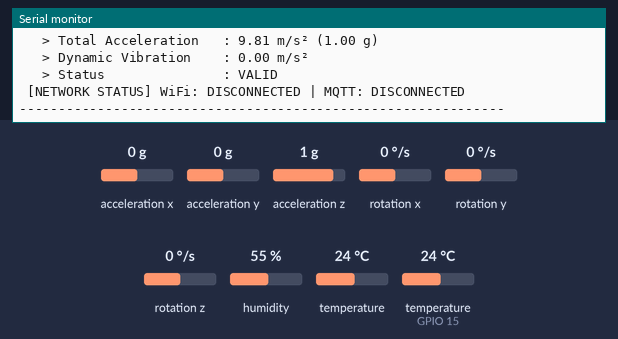
Recording of a program running on a simulated ESP32. Shown: the last lines printed to the serial monitor. Inputs (shaded band) come from the test bench; at power-on: acceleration x 0 g, acceleration z 1 g, humidity 55 %, temperature (sensor on GPIO 15) 24 °C, acceleration y 0 g, rotation x 0 °/s, rotation y 0 °/s, rotation z 0 °/s, temperature 24 °C. WiFi joins after 1.5 s; servers stay silent unless stated; no MQTT or app messages arrive unless stated.

Above: at 1.2 s.
1.3 s: acceleration x set to -1.4 g
At 2.4 s:
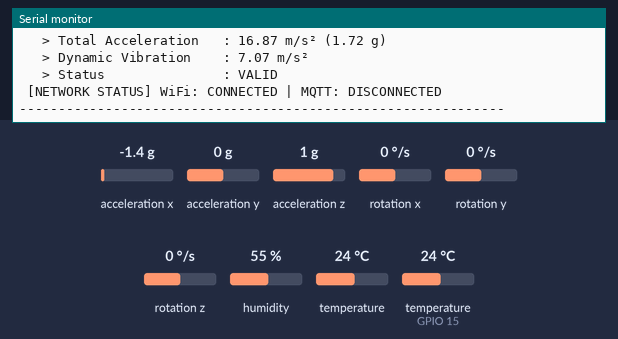
3.5 s: acceleration z set to 0 g
At 6.4 s:
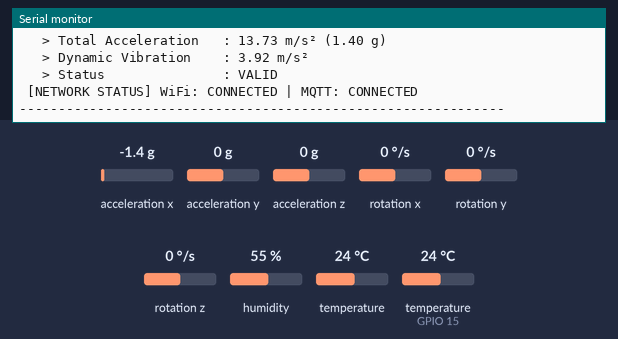
6.5 s: humidity set to 22 %
8.0 s: temperature (sensor on GPIO 15) set to 12 °C
9.5 s: acceleration y set to -1.4 g
11.0 s: humidity set to 40 %
Timing chart, 0 to 13.5 s (numbered marks = the images above; inputs shaded):
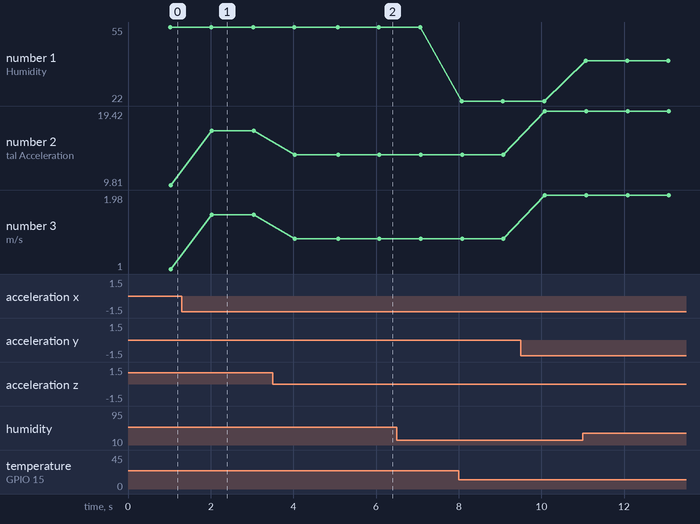

Measured:
- after the input at 1.3 s, the serial monitor: prints a new line after 0.70 s (image 1)
- after the input at 3.5 s, the serial monitor: prints a new line after 0.50 s (image 2)
- plotted number 1: 22 → 40 after the input at 11.0 s
- plotted number 2: 9.81 → 16.87 after the input at 1.3 s, 16.87 → 13.73 after the input at 3.5 s, 13.73 → 19.42 after the input at 9.5 s
- plotted number 3: 1 → 1.72 after the input at 1.3 s, 1.72 → 1.4 after the input at 3.5 s, 1.4 → 1.98 after the input at 9.5 s

The program:

main.cpp
```cpp
/**
 * @file main.cpp
 * @brief Industrial Predictive Maintenance ESP32 Firmware
 *
 * Hardware:
 *   - ESP32 DevKit V1
 *   - DHT22 (DATA -> GPIO 15)
 *   - MPU6050 (SDA -> GPIO 21, SCL -> GPIO 22)
 *
 * Phase 3 Implementation:
 *   - Non-blocking sensor sampling (1000 ms)
 *   - Non-blocking MQTT publishing (2000 ms)
 *   - Dynamic condition evaluation: NORMAL / WARNING / CRITICAL
 *   - Structured JSON telemetry streaming via HiveMQ broker
 */

#include <Arduino.h>
#include <ArduinoJson.h>
#include "config.h"
#include "dht_sensor.h"
#include "mpu6050_sensor.h"
#include "mqtt_client.h"

// Instantiate peripheral managers
static DHTSensorManager dhtManager(DHT_PIN, DHT_TYPE);
static MPU6050SensorManager mpuManager;
static MQTTNetworkManager mqttManager;

// Independent timer timestamps
static unsigned long lastSensorReadTime = 0;
static unsigned long lastMqttPublishTime = 0;
static uint32_t sampleCounter = 0;

// Cached telemetry from 1000 ms sensor reads
static DHTData latestDHT;
static VibrationData latestVib;
static const char* latestCondition = "NORMAL";

/**
 * @brief Evaluates machine condition with strict priority:
 *        1. CRITICAL: Vibration >= 5.0 m/s² OR Temperature >= 60°C
 *        2. WARNING:  Vibration [2.5, 5.0) m/s² OR Temperature [45, 60)°C
 *        3. NORMAL:   Vibration < 2.5 m/s² AND Temperature < 45°C
 */
const char* evaluateMachineCondition(float vibrationMag, float temperature) {
    if (vibrationMag >= VIBRATION_THRESHOLD_CRIT || temperature >= TEMP_THRESHOLD_CRIT) {
        return "CRITICAL";
    }
    if ((vibrationMag >= VIBRATION_THRESHOLD_WARN && vibrationMag < VIBRATION_THRESHOLD_CRIT) ||
        (temperature >= TEMP_THRESHOLD_WARN && temperature < TEMP_THRESHOLD_CRIT)) {
        return "WARNING";
    }
    return "NORMAL";
}

void printBanner() {
    Serial.println();
    Serial.println(F("=============================================================="));
    Serial.println(F("   IoT INDUSTRIAL PREDICTIVE MAINTENANCE SYSTEM (ESP32)       "));
    Serial.println(F("   Condition Monitoring & Real-time MQTT Telemetry Stream     "));
    Serial.println(F("=============================================================="));
}

void displayTelemetry(uint32_t sampleId, const DHTData& dht, const VibrationData& vib, const char* condition) {
    Serial.println(F("--------------------------------------------------------------"));
    Serial.printf(" [SAMPLE #%lu] Uptime: %lu ms | Machine Condition: [%s]\n", sampleId, millis(), condition);
    Serial.println(F("--------------------------------------------------------------"));

    // Thermal Condition
    Serial.println(F(" [ENVIRONMENTAL CONDITION - DHT22]"));
    if (dht.isValid) {
        Serial.printf("   > Temperature : %.2f °C\n", dht.temperature);
        Serial.printf("   > Humidity    : %.2f %%\n", dht.humidity);
        Serial.println(F("   > Status      : VALID"));
    } else {
        Serial.printf("   > Status      : %s\n", dht.statusMessage.c_str());
    }

    // Mechanical Vibration Telemetry
    Serial.println(F(" [MECHANICAL VIBRATION - MPU6050]"));
    if (vib.isValid) {
        Serial.printf("   > Acceleration (X,Y,Z) : [%.2f, %.2f, %.2f] m/s²\n", vib.ax, vib.ay, vib.az);
        Serial.printf("   > Total Acceleration   : %.2f m/s² (%.2f g)\n", vib.totalAcceleration, vib.totalAcceleration / STANDARD_GRAVITY);
        Serial.printf("   > Dynamic Vibration    : %.2f m/s²\n", vib.dynamicVibration);
        Serial.printf("   > Status               : VALID\n");
    } else {
        Serial.printf("   > Status               : %s\n", vib.statusMessage.c_str());
    }

    // Network State
    Serial.printf(" [NETWORK STATUS] WiFi: %s | MQTT: %s\n",
                  (WiFi.status() == WL_CONNECTED) ? "CONNECTED" : "DISCONNECTED",
                  mqttManager.isConnected() ? "CONNECTED" : "DISCONNECTED");

    Serial.println(F("--------------------------------------------------------------\n"));
}

void publishTelemetryJSON(const DHTData& dht, const VibrationData& vib, const char* condition) {
    if (!mqttManager.isConnected()) {
        return;
    }

    JsonDocument doc;
    doc["device_id"] = mqttManager.getDeviceId();
    doc["timestamp_ms"] = millis();

    JsonObject telemetry = doc["telemetry"].to<JsonObject>();

    // Assign DHT22 readings as native float values or null if invalid
    if (dht.isValid) {
        telemetry["temperature"] = dht.temperature;
        telemetry["humidity"] = dht.humidity;
    } else {
        telemetry["temperature"] = nullptr;
        telemetry["humidity"] = nullptr;
    }

    // Assign MPU6050 readings as native float values or null if invalid
    if (vib.isValid) {
        telemetry["accel_x"] = vib.ax;
        telemetry["accel_y"] = vib.ay;
        telemetry["accel_z"] = vib.az;
        telemetry["total_accel"] = vib.totalAcceleration;
        telemetry["vibration_mag"] = vib.dynamicVibration;
    } else {
        telemetry["accel_x"] = nullptr;
        telemetry["accel_y"] = nullptr;
        telemetry["accel_z"] = nullptr;
        telemetry["total_accel"] = nullptr;
        telemetry["vibration_mag"] = nullptr;
    }

    doc["condition"] = condition;

    char jsonBuffer[512];
    serializeJson(doc, jsonBuffer, sizeof(jsonBuffer));

    if (mqttManager.publishTelemetry(jsonBuffer)) {
        Serial.printf("[MQTT PUB] Published JSON (%u bytes) to topic: %s\n",
                      (unsigned int)strlen(jsonBuffer), mqttManager.getTelemetryTopic().c_str());
    } else {
        Serial.println(F("[MQTT PUB] Publish failed!"));
    }
}

void setup() {
    Serial.begin(SERIAL_BAUD_RATE);
    while (!Serial && millis() < 2500) {}

    printBanner();
    Serial.println(F("[SYSTEM] Initializing sensor hardware & network interfaces..."));

    // 1. Initialize DHT22
    Serial.print(F("[INIT] DHT22 Sensor (GPIO "));
    Serial.print(DHT_PIN);
    Serial.print(F(")... "));
    if (dhtManager.begin()) {
        Serial.println(F("SUCCESS"));
    } else {
        Serial.println(F("FAILED (Will retry during acquisition)"));
    }

    // 2. Initialize MPU6050
    Serial.print(F("[INIT] MPU6050 Sensor (I2C SDA:"));
    Serial.print(I2C_SDA_PIN);
    Serial.print(F(", SCL:"));
    Serial.print(I2C_SCL_PIN);
    Serial.print(F(")... "));
    if (mpuManager.begin(I2C_SDA_PIN, I2C_SCL_PIN)) {
        Serial.println(F("SUCCESS"));
    } else {
        Serial.println(F("FAILED"));
    }

    // 3. Initialize WiFi & MQTT Manager
    mqttManager.begin();

    Serial.println(F("[SYSTEM] Initialization complete. Starting non-blocking tasks...\n"));
}

void loop() {
    unsigned long currentMillis = millis();

    // 1. Background Network Service Routine (WiFi & MQTT Non-blocking check)
    mqttManager.update();

    // 2. Sensor Sampling Timer (Every 1000 ms)
    if (currentMillis - lastSensorReadTime >= SENSOR_READ_INTERVAL_MS) {
        lastSensorReadTime = currentMillis;
        sampleCounter++;

        latestDHT = dhtManager.read();
        latestVib = mpuManager.read();

        // Evaluate machine condition based on latest sensor data
        float tempVal = latestDHT.isValid ? latestDHT.temperature : 0.0f;
        float vibVal  = latestVib.isValid ? latestVib.dynamicVibration : 0.0f;
        latestCondition = evaluateMachineCondition(vibVal, tempVal);

        // Display locally on Serial Monitor
        displayTelemetry(sampleCounter, latestDHT, latestVib, latestCondition);
    }

    // 3. MQTT Publishing Timer (Every 2000 ms)
    if (currentMillis - lastMqttPublishTime >= MQTT_PUBLISH_INTERVAL_MS) {
        lastMqttPublishTime = currentMillis;

        // Stream JSON packet to MQTT broker
        publishTelemetryJSON(latestDHT, latestVib, latestCondition);
    }
}
```

dht_sensor.h
```cpp
#ifndef DHT_SENSOR_H
#define DHT_SENSOR_H

#include <Arduino.h>
#include <DHT.h>

struct DHTData {
    float temperature;    // Temperature in Celsius (°C)
    float humidity;       // Relative Humidity in Percentage (%)
    bool isValid;         // Sensor reading validity flag
    String statusMessage; // Diagnostic message
};

class DHTSensorManager {
public:
    DHTSensorManager(uint8_t pin, uint8_t type);
    bool begin();
    DHTData read();

private:
    uint8_t _pin;
    uint8_t _type;
    DHT _dht;
    bool _isInitialized;
};

#endif // DHT_SENSOR_H
```

mpu6050_sensor.h
```cpp
#ifndef MPU6050_SENSOR_H
#define MPU6050_SENSOR_H

#include <Arduino.h>
#include <Wire.h>
#include <Adafruit_MPU6050.h>
#include <Adafruit_Sensor.h>

struct VibrationData {
    // Linear acceleration (m/s^2)
    float ax;
    float ay;
    float az;

    // Angular velocity (rad/s)
    float gx;
    float gy;
    float gz;

    // Derived vibration indicators
    float totalAcceleration;      // Magnitude: sqrt(ax^2 + ay^2 + az^2)
    float dynamicVibration;       // Net dynamic vibration: |totalAccel - 9.81|
    float rmsVibration;           // Modular hook for RMS aggregation

    bool isValid;
    String statusMessage;
};

class MPU6050SensorManager {
public:
    MPU6050SensorManager();
    bool begin(uint8_t sdaPin, uint8_t sclPin);
    VibrationData read();

    // Modular vibration calculation functions
    float calculateTotalAcceleration(float ax, float ay, float az);
    float calculateDynamicVibration(float totalAccel);
    float calculateRMS(const float* samples, size_t sampleCount);

private:
    Adafruit_MPU6050 _mpu;
    bool _isInitialized;
};

#endif // MPU6050_SENSOR_H
```

mqtt_client.h
```cpp
#ifndef MQTT_CLIENT_H
#define MQTT_CLIENT_H

#include <Arduino.h>
#include <WiFi.h>
#include <PubSubClient.h>

class MQTTNetworkManager {
public:
    MQTTNetworkManager();
    void begin();
    void update(); // Non-blocking service loop (checks WiFi & MQTT)

    bool isConnected();
    bool publishTelemetry(const char* jsonPayload);
    bool publishStatus(const char* status);

    String getDeviceId() const;
    String getTelemetryTopic() const;
    String getStatusTopic() const;
    String getClientId() const;

private:
    WiFiClient _wifiClient;
    PubSubClient _mqttClient;

    String _deviceId;
    String _clientId;
    String _telemetryTopic;
    String _statusTopic;

    unsigned long _lastReconnectAttempt;
    unsigned long _lastWiFiCheck;

    void initializeUniqueIdentifiers();
    void checkWiFiConnection();
    void attemptMQTTReconnect();
};

#endif // MQTT_CLIENT_H
```

dht_sensor.cpp
```cpp
#include "dht_sensor.h"

DHTSensorManager::DHTSensorManager(uint8_t pin, uint8_t type)
    : _pin(pin), _type(type), _dht(pin, type), _isInitialized(false) {}

bool DHTSensorManager::begin() {
    _dht.begin();
    // Allow sensor to stabilize
    float testT = _dht.readTemperature();
    float testH = _dht.readHumidity();

    // Initial validation check
    if (isnan(testT) && isnan(testH)) {
        _isInitialized = false;
        return false;
    }

    _isInitialized = true;
    return true;
}

DHTData DHTSensorManager::read() {
    DHTData data;
    data.temperature = _dht.readTemperature();
    data.humidity = _dht.readHumidity();

    if (isnan(data.temperature) || isnan(data.humidity)) {
        data.isValid = false;
        data.statusMessage = "ERROR: Failed to read from DHT22 sensor!";
    } else if (data.temperature < -40.0f || data.temperature > 80.0f ||
               data.humidity < 0.0f || data.humidity > 100.0f) {
        data.isValid = false;
        data.statusMessage = "WARNING: DHT22 values out of operational bounds!";
    } else {
        data.isValid = true;
        data.statusMessage = "OK";
    }

    return data;
}
```

mpu6050_sensor.cpp
```cpp
#include "mpu6050_sensor.h"
#include "config.h"
#include <math.h>

MPU6050SensorManager::MPU6050SensorManager()
    : _isInitialized(false) {}

bool MPU6050SensorManager::begin(uint8_t sdaPin, uint8_t sclPin) {
    Wire.begin(sdaPin, sclPin);

    if (!_mpu.begin(MPU6050_I2C_ADDR, &Wire)) {
        _isInitialized = false;
        return false;
    }

    // Configure sensor parameters for industrial vibration monitoring
    _mpu.setAccelerometerRange(MPU6050_RANGE_8_G);   // Up to +/- 8g
    _mpu.setGyroRange(MPU6050_RANGE_500_DEG);        // Up to +/- 500 deg/s
    _mpu.setFilterBandwidth(MPU6050_BAND_21_HZ);     // DLPF to suppress high-frequency noise

    _isInitialized = true;
    return true;
}

float MPU6050SensorManager::calculateTotalAcceleration(float ax, float ay, float az) {
    return sqrtf((ax * ax) + (ay * ay) + (az * az));
}

float MPU6050SensorManager::calculateDynamicVibration(float totalAccel) {
    float netDiff = fabsf(totalAccel - STANDARD_GRAVITY);
    return netDiff;
}

float MPU6050SensorManager::calculateRMS(const float* samples, size_t sampleCount) {
    if (samples == nullptr || sampleCount == 0) {
        return 0.0f;
    }

    float sumSquares = 0.0f;
    for (size_t i = 0; i < sampleCount; ++i) {
        sumSquares += (samples[i] * samples[i]);
    }
    return sqrtf(sumSquares / static_cast<float>(sampleCount));
}

VibrationData MPU6050SensorManager::read() {
    VibrationData data;
    memset(&data, 0, sizeof(VibrationData));

    if (!_isInitialized) {
        data.isValid = false;
        data.statusMessage = "ERROR: MPU6050 not initialized!";
        return data;
    }

    sensors_event_t a, g, temp;
    if (!_mpu.getEvent(&a, &g, &temp)) {
        data.isValid = false;
        data.statusMessage = "ERROR: Failed to acquire MPU6050 sensor events!";
        return data;
    }

    data.ax = a.acceleration.x;
    data.ay = a.acceleration.y;
    data.az = a.acceleration.z;

    data.gx = g.gyro.x;
    data.gy = g.gyro.y;
    data.gz = g.gyro.z;

    // Derived vibration metrics
    data.totalAcceleration = calculateTotalAcceleration(data.ax, data.ay, data.az);
    data.dynamicVibration  = calculateDynamicVibration(data.totalAcceleration);

    // Baseline single-sample RMS placeholder (will process sample window in future phase)
    data.rmsVibration = data.dynamicVibration;

    data.isValid = true;
    data.statusMessage = "OK";

    return data;
}
```

mqtt_client.cpp
```cpp
#include "mqtt_client.h"
#include "config.h"

MQTTNetworkManager::MQTTNetworkManager()
    : _mqttClient(_wifiClient),
      _lastReconnectAttempt(0),
      _lastWiFiCheck(0) {}

void MQTTNetworkManager::initializeUniqueIdentifiers() {
    // Generate unique 6-character hex suffix from lower 24 bits of MAC address
    uint64_t mac = ESP.getEfuseMac();
    char suffix[7];
    snprintf(suffix, sizeof(suffix), "%06llx", (unsigned long long)(mac & 0xFFFFFF));

    _deviceId = String(MQTT_BASE_DEVICE_NAME) + "_" + String(suffix);
    _clientId = "ESP32_PM_" + String(suffix);
    _telemetryTopic = String(MQTT_TOPIC_PREFIX) + "/" + _deviceId + "/telemetry";
    _statusTopic    = String(MQTT_TOPIC_PREFIX) + "/" + _deviceId + "/status";
}

void MQTTNetworkManager::begin() {
    initializeUniqueIdentifiers();

    Serial.println(F("[NETWORK] Initializing WiFi & MQTT Stack..."));
    Serial.printf("  > Device ID       : %s\n", _deviceId.c_str());
    Serial.printf("  > MQTT Client ID  : %s\n", _clientId.c_str());
    Serial.printf("  > Telemetry Topic : %s\n", _telemetryTopic.c_str());
    Serial.printf("  > Status Topic    : %s\n", _statusTopic.c_str());

    // Configure MQTT client parameters
    _mqttClient.setServer(MQTT_BROKER, MQTT_PORT);
    _mqttClient.setBufferSize(MQTT_BUFFER_SIZE); // 512 bytes for full JSON payload

    // Connect to WiFi non-blockingly
    WiFi.mode(WIFI_STA);
    WiFi.begin(WIFI_SSID, WIFI_PASSWORD);
    Serial.printf("[WIFI] Connecting to SSID: %s...\n", WIFI_SSID);
}

void MQTTNetworkManager::checkWiFiConnection() {
    if (WiFi.status() != WL_CONNECTED) {
        unsigned long currentMillis = millis();
        if (currentMillis - _lastWiFiCheck >= 5000) {
            _lastWiFiCheck = currentMillis;
            Serial.println(F("[WIFI] WiFi disconnected. Attempting non-blocking reconnect..."));
            WiFi.disconnect();
            WiFi.begin(WIFI_SSID, WIFI_PASSWORD);
        }
    }
}

void MQTTNetworkManager::attemptMQTTReconnect() {
    unsigned long currentMillis = millis();
    if (currentMillis - _lastReconnectAttempt < MQTT_RECONNECT_INTERVAL_MS) {
        return; // Guard non-blocking timer
    }
    _lastReconnectAttempt = currentMillis;

    Serial.printf("[MQTT] Connecting to %s:%d... ", MQTT_BROKER, MQTT_PORT);

    // LWT Payload configured to retain "offline" on unexpected disconnect
    const char* willTopic = _statusTopic.c_str();
    const char* willMessage = "{\"status\":\"offline\"}";
    uint8_t willQos = 1;
    bool willRetain = true;

    if (_mqttClient.connect(_clientId.c_str(), willTopic, willQos, willRetain, willMessage)) {
        Serial.println(F("CONNECTED!"));
        // Publish online lifecycle event (retained)
        _mqttClient.publish(_statusTopic.c_str(), "{\"status\":\"online\"}", true);
    } else {
        Serial.printf("FAILED (rc=%d). Will retry in %d ms\n",
                      _mqttClient.state(), MQTT_RECONNECT_INTERVAL_MS);
    }
}

void MQTTNetworkManager::update() {
    checkWiFiConnection();

    if (WiFi.status() == WL_CONNECTED) {
        if (!_mqttClient.connected()) {
            attemptMQTTReconnect();
        } else {
            _mqttClient.loop();
        }
    }
}

bool MQTTNetworkManager::isConnected() {
    return (WiFi.status() == WL_CONNECTED && _mqttClient.connected());
}

bool MQTTNetworkManager::publishTelemetry(const char* jsonPayload) {
    if (!isConnected()) {
        return false;
    }
    return _mqttClient.publish(_telemetryTopic.c_str(), jsonPayload);
}

bool MQTTNetworkManager::publishStatus(const char* status) {
    if (!isConnected()) {
        return false;
    }
    return _mqttClient.publish(_statusTopic.c_str(), status, true);
}

String MQTTNetworkManager::getDeviceId() const {
    return _deviceId;
}

String MQTTNetworkManager::getTelemetryTopic() const {
    return _telemetryTopic;
}

String MQTTNetworkManager::getStatusTopic() const {
    return _statusTopic;
}

String MQTTNetworkManager::getClientId() const {
    return _clientId;
}
```

Source omitted: config.h (2095 bytes)
